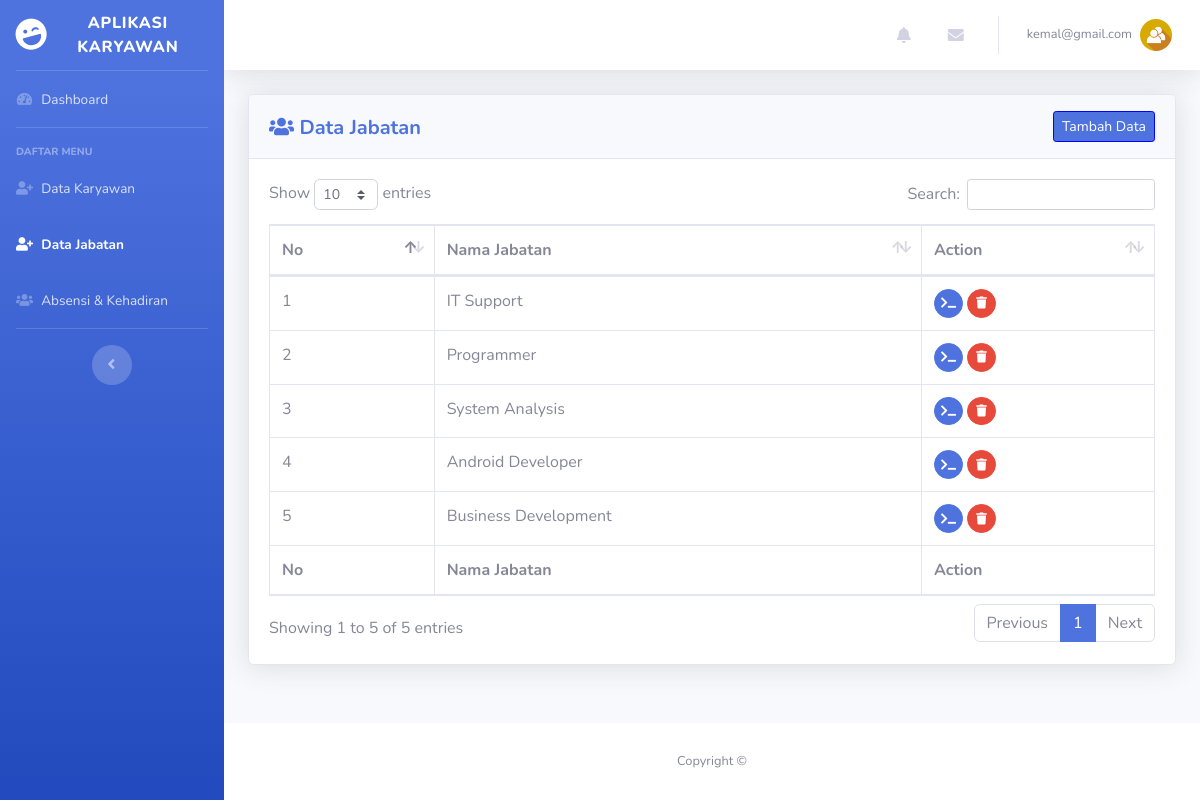
Screenshot of /view/admin/jabatan.php (signed in) with the database file from the repository.
### tables this page shows
CREATE TABLE `jabatan` (
  `id_jabatan` int(2) NOT NULL,
  `nama_jabatan` varchar(50) NOT NULL
);

### view/admin/jabatan.php (the view, shortened to what this page needs)
<!DOCTYPE html>
<html lang="en">
<head>
  <link href="../../assets/vendor/fontawesome-free/css/all.min.css" rel="stylesheet" type="text/css">
  <link href="../../assets/css/sb-admin-2.min.css" rel="stylesheet">
  <link href="../../assets/vendor/datatables/dataTables.bootstrap4.min.css" rel="stylesheet">
</head>
<body id="page-top">
<?php
  include '../../controller/koneksi.php';
?>
  <div id="wrapper">
    <ul class="navbar-nav bg-gradient-primary sidebar sidebar-dark accordion" id="accordionSidebar">
      <a class="sidebar-brand d-flex align-items-center justify-content-center" href="index.php">
        <div class="sidebar-brand-icon rotate-n-15">
          <i class="fas fa-laugh-wink"></i>
        </div>
        <div class="sidebar-brand-text mx-3">Aplikasi Karyawan<sup></sup></div>
      </a>
      <hr class="sidebar-divider my-0">
      <li class="nav-item">
        <a class="nav-link" href="index.php">
          <i class="fas fa-fw fa-tachometer-alt"></i>
          <span>Dashboard</span></a>
      </li>
      <hr class="sidebar-divider">
      <div class="sidebar-heading">
        Daftar Menu
      </div>
      <li class="nav-item">
        <a class="nav-link" href="karyawan.php">
          <i class="fas fa-fw fa-user-plus"></i>
          <span>Data Karyawan</span></a>
      </li>
      <li class="nav-item active">
        <a class="nav-link" href="jabatan.php">
          <i class="fas fa-fw fa-user-plus"></i>
          <span>Data Jabatan</span></a>
      </li>
      <li class="nav-item">
        <a class="nav-link" href="absensi.php">
          <i class="fas fa-fw fa-users"></i>
          <span>Absensi & Kehadiran</span></a>
      </li>
      <hr class="sidebar-divider d-none d-md-block">
      <div class="text-center d-none d-md-inline">
        <button class="rounded-circle border-0" id="sidebarToggle"></button>
      </div>
    </ul>
    <div id="content-wrapper" class="d-flex flex-column">
      <div id="content">
        <nav class="navbar navbar-expand navbar-light bg-white topbar mb-4 static-top shadow">
          <ul class="navbar-nav ml-auto">
            <li class="nav-item dropdown no-arrow mx-1">
              <a class="nav-link dropdown-toggle" href="#" id="alertsDropdown" role="button" data-toggle="dropdown" aria-haspopup="true" aria-expanded="false">
                <i class="fas fa-bell fa-fw"></i>
              </a>
            </li>
            <li class="nav-item dropdown no-arrow mx-1">
              <a class="nav-link dropdown-toggle" href="#" id="messagesDropdown" role="button" data-toggle="dropdown" aria-haspopup="true" aria-expanded="false">
                <i class="fas fa-envelope fa-fw"></i>
              </a>
            </li>
            <li class="nav-item dropdown no-arrow">
              <a class="nav-link dropdown-toggle" href="#" id="userDropdown" role="button" data-toggle="dropdown" aria-haspopup="true" aria-expanded="false">
                <span class="mr-2 d-none d-lg-inline text-gray-600 small"><?php echo $_SESSION['email'];?></span>
                <img class="img-profile rounded-circle" src="../../assets/img/usericon.jpg">
              </a>
            </li>
          </ul>
        </nav>
        <div class="container-fluid">
          <div id="dataJabatan">
          <div class="card shadow mb-4">
            <div class="card-header py-3">
			  <span class="float-left" style="padding-top:5px">
				<h5 class="m-0 font-weight-bold text-primary"><i class="fa fa-users" aria-hidden="true"></i> Data Jabatan</h5>
			  </span>
			  <a href="jabatan.php?aksi=tambah_data"><span class="btn btn-primary btn-sm float-right" style="border:1px solid blue">Tambah Data</span></a>
            </div>
            <div class="card-body">
              <div class="table-responsive">
                <table class="table table-bordered" id="dataTable" width="100%" cellspacing="0">
                  <thead>
                    <tr>
                      <th>No</th>
                      <th>Nama Jabatan</th>
                      <th>Action</th>
                    </tr>
                  </thead>
                  <tfoot>
                    <tr>
                      <th>No</th>
                      <th>Nama Jabatan</th>
                      <th>Action</th>
                    </tr>
                  </tfoot>
                  <tbody>
                    <?php
                      $semuaJabatan = "SELECT * FROM `jabatan`";
                      $resultJabatan = mysqli_query($db, $semuaJabatan);
                      $no = 1;
                      foreach ($resultJabatan as $row2) {
                    ?>
                    <tr>
                      <td><?=$no++;?></td>
                      <td><?=$row2['nama_jabatan'];?></td>
                      <td>
                          <a href="jabatan.php?edit=<?=$row2['id_jabatan'];?>" title="Edit" class="btn btn-primary btn-sm btn-circle">
                            <i class="fas fa-terminal"></i>
                          </a>
                          <a data-toggle="modal" data-target="#hapusModal<?=$row2['id_jabatan'];?>" href="#" title="Hapus" class="btn btn-danger btn-circle btn-sm">
                            <i class="fas fa-trash"></i>
                          </a>
                      </td>
                    </tr>
                    <?php } ?>
                  </tbody>
                </table>
              </div>
            </div>
          </div>
      	  </div>
        </div>
      </div>
      <footer class="sticky-footer bg-white">
        <div class="container my-auto">
          <div class="copyright text-center my-auto">
            <span>Copyright &copy;</span>
          </div>
        </div>
      </footer>
    </div>
  </div>
</body>
</html>

### rows the page displays
jabatan: nama_jabatan "IT Support"
jabatan: nama_jabatan "Programmer"
jabatan: nama_jabatan "System Analysis"
jabatan: nama_jabatan "Android Developer"
jabatan: nama_jabatan "Business Development"

### other values shown
$_SESSION['email'] "kemal@gmail.com"
